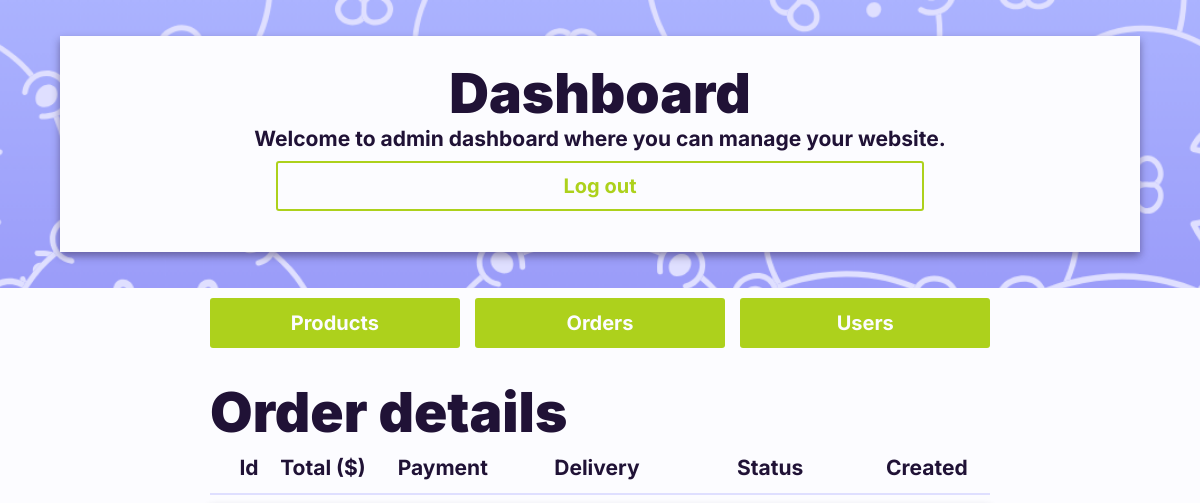
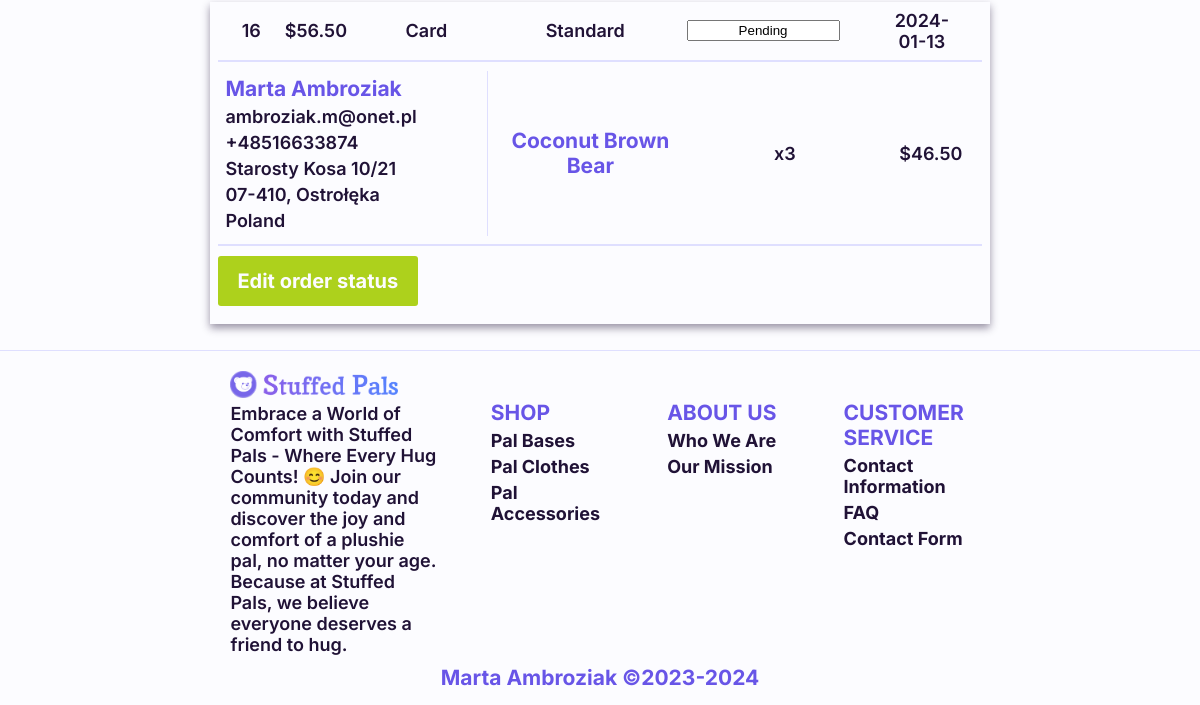
Before: /admin_pages/admin_dashboard.php?content=orders (signed in) with the older database file (2 pictures, top to bottom).
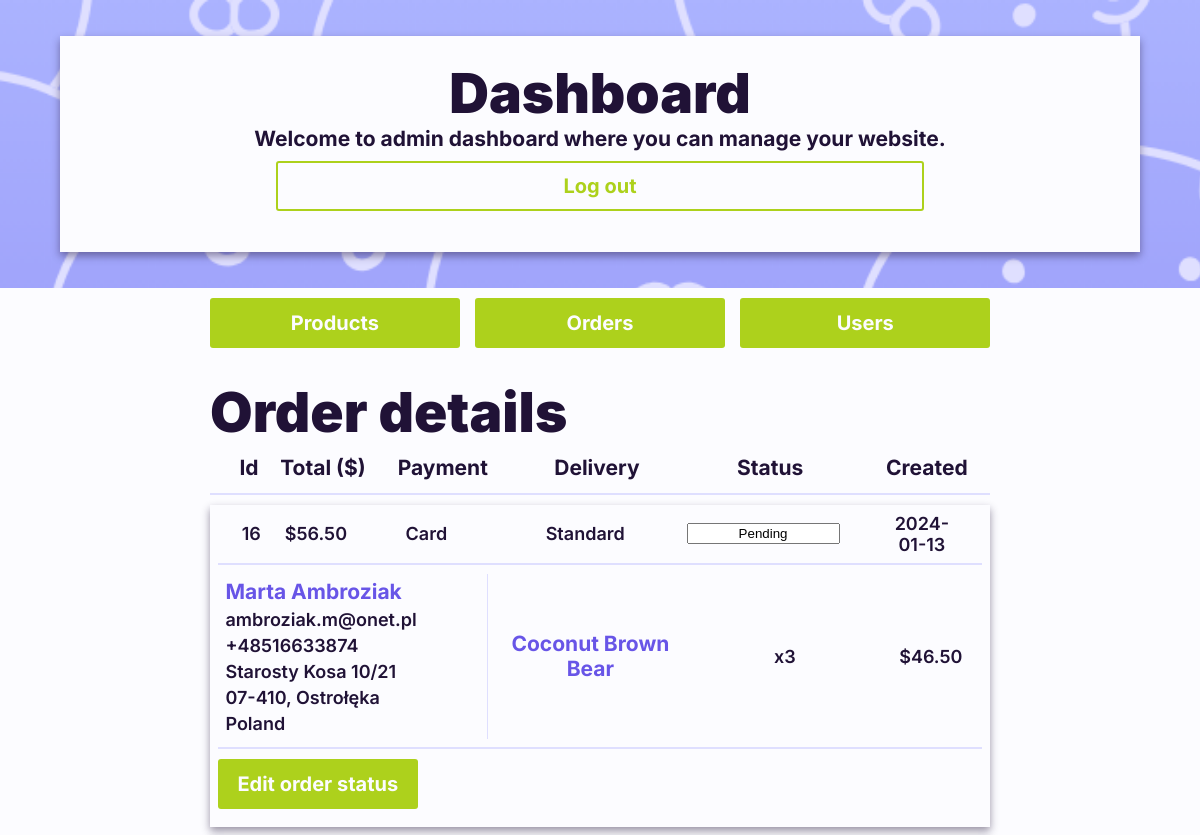
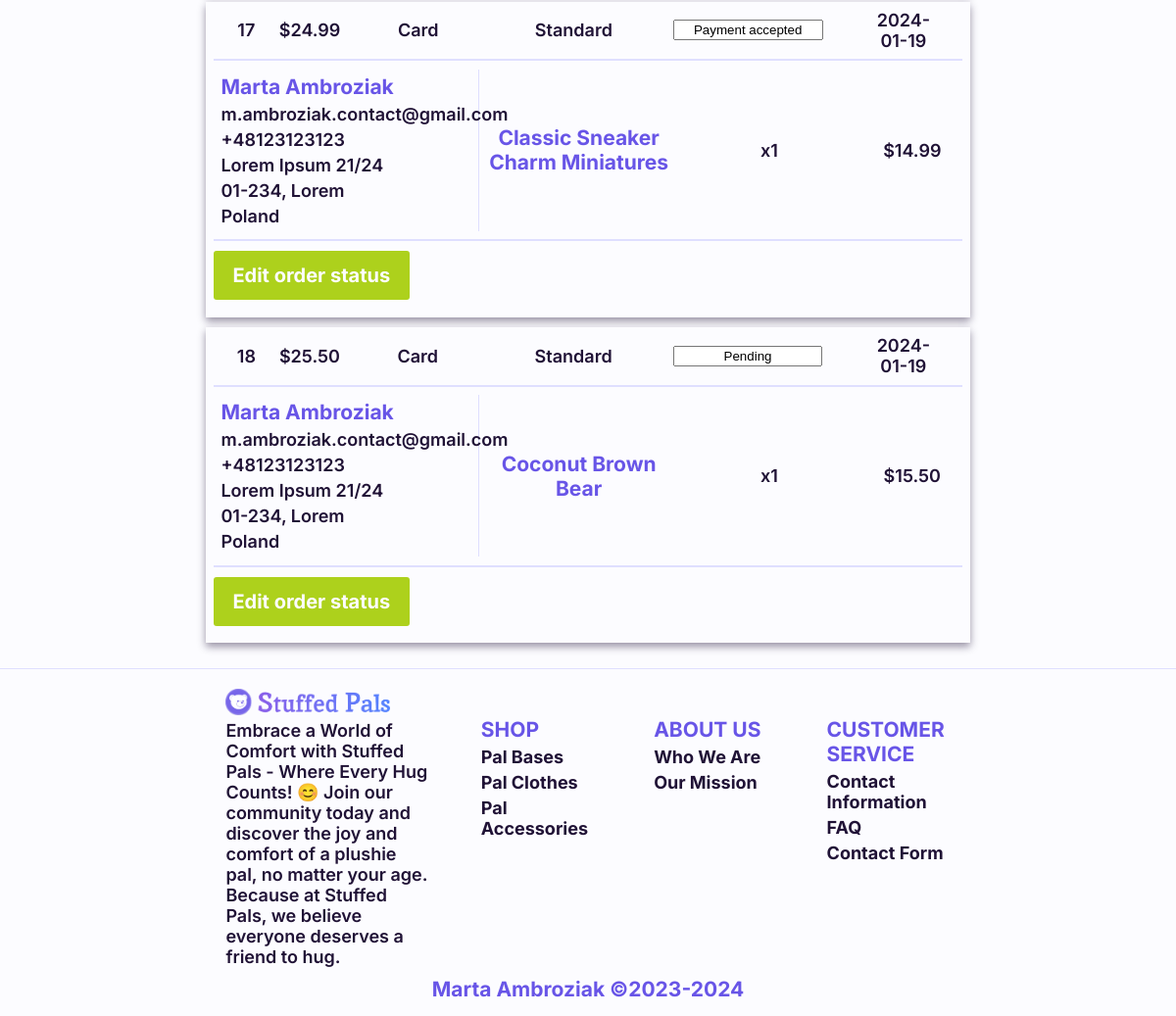
After: the same page with the newer database file (2 pictures, top to bottom).
### tables this page shows
CREATE TABLE IF NOT EXISTS `order_details` (
  `id` int(11) NOT NULL AUTO_INCREMENT,
  `user_id` int(11) DEFAULT NULL COMMENT 'Foreign key from user_id',
  `order_price` decimal(5,2) NOT NULL DEFAULT 0.00,
  `order_payment_form` varchar(100) DEFAULT NULL,
  `order_delivery` varchar(100) DEFAULT NULL,
  `order_status` varchar(100) DEFAULT NULL,
  `order_created_date` date NOT NULL DEFAULT current_timestamp(),
  `order_finished_date` date DEFAULT NULL,
  PRIMARY KEY (`id`),
  KEY `user_id` (`user_id`)
);

CREATE TABLE IF NOT EXISTS `order_address` (
  `id` int(11) NOT NULL AUTO_INCREMENT,
  `order_id` int(11) DEFAULT NULL COMMENT 'Foreign key from order_details',
  `order_firstname` varchar(100) DEFAULT 'Not specified',
  `order_lastname` varchar(100) DEFAULT 'Not specified',
  `order_email` varchar(255) DEFAULT 'Not specified',
  `order_phone` varchar(12) DEFAULT NULL,
  `order_homeaddress` varchar(100) DEFAULT 'Not specified',
  `order_city` varchar(100) DEFAULT 'Not specified',
  `order_postalcode` varchar(6) DEFAULT NULL,
  `order_state` varchar(100) DEFAULT 'Not specified',
  `order_country` varchar(100) DEFAULT 'Not specified',
  PRIMARY KEY (`id`),
  KEY `order_id` (`order_id`)
);

CREATE TABLE IF NOT EXISTS `order_item` (
  `id` int(11) NOT NULL AUTO_INCREMENT,
  `order_id` int(11) DEFAULT NULL COMMENT 'Foreign key from order_details',
  `product_id` int(11) DEFAULT NULL,
  `product_quantity` int(11) NOT NULL DEFAULT 0,
  `product_subtotal_price` decimal(10,2) NOT NULL DEFAULT 0.00,
  PRIMARY KEY (`id`),
  KEY `order_id` (`order_id`),
  KEY `product_id` (`product_id`)
);

CREATE TABLE IF NOT EXISTS `product` (
  `id` int(11) NOT NULL AUTO_INCREMENT,
  `category_id` int(11) DEFAULT NULL COMMENT 'Foreign key from Category',
  `supplier_id` int(11) DEFAULT NULL COMMENT 'Foreign key from Supplier',
  `product_name` varchar(100) DEFAULT NULL,
  `product_description_long` text DEFAULT NULL,
  `product_price` decimal(5,2) NOT NULL DEFAULT 0.00,
  `date_added` timestamp NOT NULL DEFAULT current_timestamp(),
  PRIMARY KEY (`id`),
  KEY `category_id` (`category_id`),
  KEY `supplier_id` (`supplier_id`)
);

### admin_pages/admin_orders/admin_orders_loader.php (the view, shortened to what this page needs)
<?php
$servername = "localhost";
$username = "root";
$password = "";
$dbname = "stuffedpals_database";
$conn = new mysqli($servername, $username, $password, $dbname);
echo "<div id='admin-order-section'>";
    echo "<div class='section-header'>";
        echo "<h1>Order details</h1>";
        echo "<div class='section-information section-rows'>";
            echo "<h3 class='order-id'>Id</h3>";
            echo "<h3 class='order-tital'>Total ($)</h3>";
            echo "<h3 class='order-payment'>Payment</h3>";
            echo "<h3 class='order-delivery'>Delivery</h3>";
            echo "<h3 class='order-status'>Status</h3>";
            echo "<h3 class='order-date'>Created</h3>";
        echo "</div>";
    echo "</div>";
    echo "<hr class='outer'>";
    echo"<div class='section-content'>";
    $orderQuery = "SELECT * FROM order_details";
    $orderResult = $conn->query($orderQuery);
    if($orderResult->num_rows > 0) {
        while($order = $orderResult->fetch_assoc()) {
            echo "<form id='admin-order-form' action='../../admin_pages/admin_orders/admin_orders_edit_sender.php' class='section-element white-background default-box-shadow' method='post'>";
            echo "<div class='section-information section-rows'>";
                echo "<h4 class='order-id'>" . htmlspecialchars($order['id']) . "</h4>";
                echo "<h4 class='order-tital'>$" . htmlspecialchars($order['order_price']) . "</h4>";
                echo "<h4 class='order-payment'>" . htmlspecialchars($order['order_payment_form']) . "</h4>";
                echo "<h4 class='order-delivery'>" . htmlspecialchars($order['order_delivery']) . "</h4>";
                echo "<input type='text' class='order-status' name='order_status' maxlength='100' value='" . htmlspecialchars($order['order_status']) . "' placeholder='" . htmlspecialchars($order['order_status']) . "'></input>";
                echo "<h4 class='order-date'>" . htmlspecialchars($order['order_created_date']) . "</h4>";
            echo "</div>";
            echo "<hr class='outer'>";
            echo "<div class='section-details section-rows'>";
            $addressQuery = "SELECT * FROM order_address WHERE order_id = " . $order['id'];
            $addressResult = $conn->query($addressQuery);
            $address = $addressResult->fetch_assoc();
            echo "<div class='section-address section columns'>";
                echo "<h4 class='highlighted'>" . htmlspecialchars($address['order_firstname']) . " " . htmlspecialchars($address['order_lastname']) . "</h4>";
                echo "<h4>" . htmlspecialchars($address['order_email']) . "</h4>";
                echo "<h4>" . htmlspecialchars($address['order_phone']) . "</h4>";
                echo "<h4>" . htmlspecialchars($address['order_homeaddress']) . "</h4>";
                echo "<h4>" . htmlspecialchars($address['order_postalcode']) . ", " . htmlspecialchars($address['order_city']) . "</h4>";
                echo "<h4>" . htmlspecialchars($address['order_country']) . "</h4>";
            echo "</div>";
            $itemQuery = "SELECT * FROM order_item WHERE order_id = " . $order['id'];
            $itemResult = $conn->query($itemQuery);
            echo "<div class='section-products'>";
            $itemResults = $itemResult->fetch_all(MYSQLI_ASSOC);
            foreach ($itemResults as $index => $item) {
                if ($item['product_id']) {
                    $productQuery = "SELECT product_name FROM product WHERE id = " . $item['product_id'];
                    $productResult = $conn->query($productQuery);
                    $product = $productResult->fetch_assoc();
                    $productName = htmlspecialchars($product['product_name']);
                    $productQuantity = "x" . htmlspecialchars($item['product_quantity']);
                    $productTotalPrice = "$" . htmlspecialchars($item['product_subtotal_price']);
                } else {
                    $productName = "null";
                    $productQuantity = "-";
                    $productTotalPrice = "-";
                }
                echo "<div class='section-element section-rows'>";
                    echo "<h4 class='highlighted product-name'>" . $productName . "</h4>";
                    echo "<h4 class='product-quantity'>" . $productQuantity . "</h4>";
                    echo "<h4 class='product-total'>" . $productTotalPrice . "</h4>";
                echo "</div>";
            }
            echo "</div>";
        echo "</div>";
         echo "<hr class='outer'>";
        echo "<button class='edit-button hyperlink_button' type='submit' title='Edit order status'>Edit order status</button>";
        echo "</form>";
        }
    }
    else {
        echo"<h4 class='empty'>No orders</h4>";
    }
    echo "</div>";
echo "</div>";
?>

### admin_pages/admin_dashboard.php (shortened to what this page needs)
<?php
$content = $_GET['content'] ?? 'products';
$contentFile = "";
switch ($content) {
    case 'orders':
        $contentFile = 'admin_orders/admin_orders_loader.php';
        break;
}
?>
<head>
    <link rel="stylesheet" href="../../styles.css">
</head>
<body id="admin-dashboard-page">
    <header class="image-background image-parallax">
        <div class="header-content white-background default-box-shadow">
            <h1> Dashboard </h1>
            <h3> Welcome to admin dashboard where you can manage your website. </h3>
            <form id='admin-logout-form' action='../admin_pages/adminlogout_sender.php' method='post'>
                <button class='hyperlink_button_reverse' type='submit' name='logout-button' title='Log out'>
                    <div class='button-text'>Log out</div>
                </button>
        </form>
        </div>
    </header>
    <main class="white-background">
        <div class="section-rows">
            <button onclick="location.href='admin_dashboard.php?content=products'" class="hyperlink_button" title="admin_pages/admin_dashboard.php?content=products">Products</button>
            <button onclick="location.href='admin_dashboard.php?content=orders'" class="hyperlink_button" title="admin_pages/admin_dashboard.php?content=orders">Orders</button>
            <button onclick="location.href='admin_dashboard.php?content=users'" class="hyperlink_button" title="admin_pages/admin_dashboard.php?content=users">Users</button>
        </div>
        <div id="dashboard-option" class="section-content">
            <?php include "../admin_pages/" . $contentFile; ?>
        </div>
        <?php include "../site_static_parts/footer.php"; ?>
    </main>
</body>
</html>

### site_static_parts/footer.php (shortened to what this page needs)
<footer class="white-background">
    <div class="section-content">
        <div class="section-content-header">
            <a class="hyperlink_icon" href="../../../index.php">
                <img src="../../../assets/StuffedPals_Logo.png" alt="Stuffed Pals logo" title="/index.php"></img>
            </a>
            <h4>
                Embrace a World of Comfort with Stuffed Pals - Where Every Hug Counts! 😊
                Join our community today and discover the joy and comfort of a plushie pal, no matter your age.
                Because at Stuffed Pals, we believe everyone deserves a friend to hug.
            </h4>
        </div>
        <div class="section-content-col">
            <h3>SHOP</h3>
            <h4><a class="hyperlink_text" href="../../../shop_page/shop.php?category=Bases" title="/shop_page/shop.php?category=Bases">Pal Bases</a></h4>
            <h4><a class="hyperlink_text" href="../../../shop_page/shop.php?category=Clothes" title="/shop_page/shop.php?category=Clothes">Pal Clothes</a></h4>
            <h4><a class="hyperlink_text" href="../../../shop_page/shop.php?category=Accessories" title="/shop_page/shop.php?category=Accessories">Pal Accessories</a></h4>
        </div>
        <div class="section-content-col">
            <h3>ABOUT US</h3>
            <h4><a class="hyperlink_text" href="../../../about_us_page/about_us.php#about-section" title="/about_us_page/about_us.php#about-section">Who We Are</a></h4>
            <h4><a class="hyperlink_text" href="../../../about_us_page/about_us.php#our-mission-section" title="/about_us_page/about_us.php#our-mission-section">Our Mission</a></h4>
        </div>
        <div class="section-content-col">
            <h3>CUSTOMER SERVICE</h3>
            <h4><a class="hyperlink_text" href="../../../customer_service_page/customer_service.php#contact-section" title="/customer_service_page/customer_service.php#contact-section">Contact
                    Information</a></h4>
            <h4><a class="hyperlink_text" href="../../../customer_service_page/customer_service.php#faq-section" title="/customer_service_page/customer_service.php#faq-section">FAQ</a></h4>
            <h4><a class="hyperlink_text"
                    href="../../../customer_service_page/customer_service.php#contact-form-section" title="/customer_service_page/customer_service.php#contact-form-section">Contact Form</a></h4>
        </div>
    </div>
    <div class="section-footer">
        <span id="full-text"><h3>Marta Ambroziak ©2023-2024</h3></span>
    </div>
</footer>

Changed rows visible on the page:
added order_details: id "17", order_price "24.99", order_payment_form "Card", order_delivery "Standard", order_status "Payment accepted", order_created_date "2024-01-19", order_address.order_firstname "Marta", order_address.order_lastname "Ambroziak", order_address.order_email "m.ambroziak.contact@gmail.com", order_address.order_phone "+48123123123", order_address.order_homeaddress "Lorem Ipsum 21/24", order_address.order_postalcode "01-234", order_address.order_city "Lorem", order_address.order_country "Poland"
added order_item: product.product_name "Classic Sneaker Charm Miniatures", product_quantity "x1", product_subtotal_price "$14.99", shown under "17"
added order_details: id "18", order_price "25.50", order_payment_form "Card", order_delivery "Standard", order_status "Pending", order_created_date "2024-01-19", order_address.order_firstname "Marta", order_address.order_lastname "Ambroziak", order_address.order_email "m.ambroziak.contact@gmail.com", order_address.order_phone "+48123123123", order_address.order_homeaddress "Lorem Ipsum 21/24", order_address.order_postalcode "01-234", order_address.order_city "Lorem", order_address.order_country "Poland"
added order_item: product.product_name "Coconut Brown Bear", product_quantity "x1", product_subtotal_price "$15.50", shown under "18"
